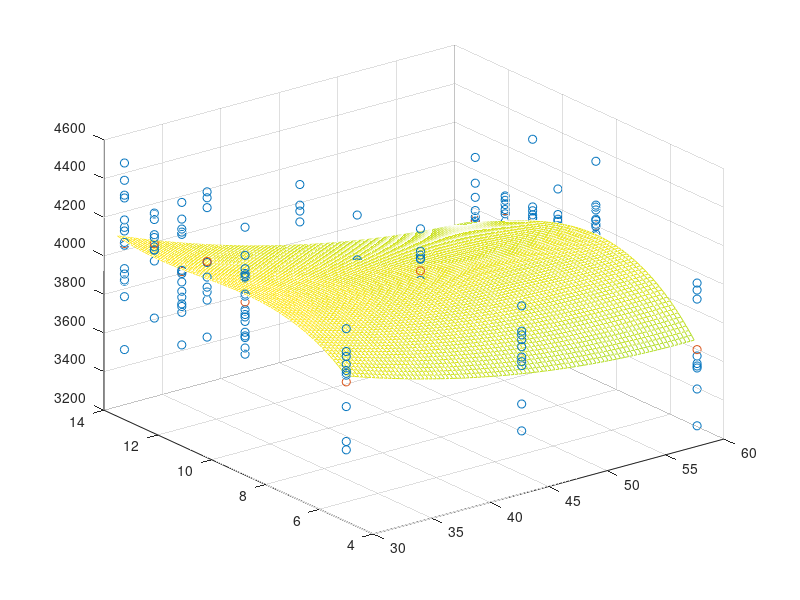

Write the MATLAB code that produced this figure.
x = 30:0.35:60; y = 5:0.1:13.5;
[x,y] = meshgrid(x,y);
z = 4142.55-64.352 .* x+0.372811 .* x.^2+306.51.*y-37.5465.*y.^2+1.54074.*y.^3+5.84999 .*x .*y-0.341499 .*x .*y.^2;
figure
mesh (x,y,z);
hold on;
x = [60 60 60 60 60 60 60 60 60 60 60 60 60 60 60 60 60 60 60 60 60 30 30 30 30 30 30 30 30 30 30 30 30 30 30 30 30 30 30 30 30 30 30 60 60 60 60 60 30 30 30 30 30 30 30 30 30 30 30 60 60 60 60 60 60 60 60 60 60 60 60 60 60 60 60 60 60 60 60 60 60 60 60 60  60 45 45 45 45 45 45 45 45 45 45 45 45 45 45 45 45 45 45 45 45 30 30 30 30 30 30 30 30 30 30 30 30 30 30 30 30 30 30 30 30 60 60 60 60 60 60 60 60 60 60 60 60 60 60 60 60 60 60 60 60 60 60 60 60 60 60 60 60 60 60 45 45 45 45 45 45 45 45 45 45 45 45 45 45 45 45 45 45 45 45 30 30 30 30 30 30 30 30 30 30 30 30 30 30 30 30 30 30 30 30 30 30 30 30 30 30 30 30 30];
y = [8.76 8.76 8.76 8.76 8.76 11.11 11.11 11.11 11.11 11.11 11.11 12.13 12.13 12.13 12.13 12.13 13.24 13.24 13.24 13.24 13.24 8.76 8.76 8.76 8.76 8.76 11.11 11.11 11.11 11.11 11.11 11.11 12.13 12.13 12.13 12.13 12.13 12.13 13.24 13.24 13.24 13.24 13.24 13.24 13.24 13.24 13.24 13.24 8.76 8.76 8.76 8.76 8.76 8.76 10.17 10.17 10.17 10.17 10.17 10.17 10.17 10.17 10.17 10.17 10.17 5 5 5 5 5 8.76 8.76 8.76 8.76 8.76 11.11 11.11 11.11 11.11 11.11 13.24 13.24 13.24 13.24 13.24 5 5 5 5 5 8.76 8.76 8.76 8.76 8.76 11.11 11.11 11.11 11.11 11.11 13.24 13.24 13.24 13.24 13.24 5 5 5 5 5 8.76 8.76 8.76 8.76 8.76 11.11 11.11 11.11 11.11 11.11 13.24 13.24 13.24 13.24 13.24 5 5 5 5 5 8.76 8.76 8.76 8.76 8.76 10.17 10.17 10.17 10.17 10.17 11.11 11.11 11.11 11.11 11.11 12.13 12.13 12.13 12.13 12.13 13.24 13.24 13.24 13.24 13.24 5 5 5 5 5 8.76 8.76 8.76 8.76 8.76 11.11 11.11 11.11 11.11 11.11 13.24 13.24 13.24 13.24 13.24 5 5 5 5 5 8.76 8.76 8.76 8.76 8.76 10.17 10.17 10.17 10.17 11.11 11.11 11.11 11.11 11.11 12.13 12.13 12.13 12.13 12.13 13.24 13.24 13.24 13.24 13.24];
z = [3798.64 4106.48 4027.29 4096.21 4033.5 3743.04 3825.73 3887.88 3905.3 3892.17 3808.75 3787.91 3845.5 3915.36 3867.59 3893.64 3932.79 3735.3 3791.07 3787.17 3701.88 4137.42 4236.35 4225.28 4229.37 4221.73 4093.47 3922.79 3892.48 4103.2 4461.9 4323.83 4149.86 4214.62 4092.99 4341.14 4166.59 4229.27 4118.02 4234.47 4177.33 4103.53 3954.3 3859.56 3624.36 3712.91 3541.93 3784.29 3912.23 4269.17 3921.17 4019.28 4057.01 3939.9 4083.09 4058.05 4016.16 3824.39 4135.22 3794.96 3849.94 3932.17 3909.32 3837.51 3858.18 3204.36 3565.87 3503.81 3514.13 3526.92 3866.59 3921.77 4025.93 4081.54 3956.92 3852.85 3885.4 3926.66 3652.64 3849.25 3728.18 3720.1 3659.64 3709.86 3758.39 3424.06 3782.63 3921.28 3563.35 3860.12 4229.8 4072.13 4113.69 4076.19 4093.62 3735.24 3757.89 3902.85 3892.45 3753.16 3717.19 3652.24 3536.16 3646.55 3558.43 3967.99 3958.81 3795.93 4199.61 3571.9 4031.85 4244.59 4127 3919.54 4338.56 3936.17 4109.73 4049.53 4001.61 4109.65 3982.21 3923.76 3837.03 3562.92 3916.98 3860.81 3395.08 3565.81 3907.57 3943.92 3948 3996.25 3867.5 4007.47 4333.63 3943.01 3967.33 3699.83 4099.68 3782.09 3833.86 3743.95 3946.47 4296.99 3727.25 3938.04 3931.28 3803.31 3778.92 3859.08 3704.34 3581.12 3727.22 4066.32 3734.07 3940.63 4071.72 3806.24 3897.07 3762.17 3963.01 3939.11 3919.73 3826.59 3884.83 3787.7 3634.9 3918.08 3724.73 4150.42 3978.3 3703.97 4034.31 4172.01 4064.94 4015.4 4055.97 4081.46 3615.1 3982.98 3996.05 3858.54 4049.17 4484.06 3826.25 4210.98 4546.16 4495.06 4576.96 3723.63 4296.2 4375.46 4308.06 3970.81 4149.92 4307.94 3797.24 4336.33 4226.55 4529.49 4439.86 4196.07 4348.3 4362.8];
scatter3 (x,y,z);
hold on;
x = [30 30 30 30 30 30 45 45 45 45 60 60 60 60 60 60];
y = [5 8.76 10.17 11.11 12.13 13.24 5 8.76 11.11 13.24 5 8.76 10.17 11.11 12.13 13.24];
z = [3924 4097 4216 4104 4183 4112 3803 4012 3826 3806 3599 4004 3879 3861 3862 3743];
scatter3 (x,y,z,'-ro')
